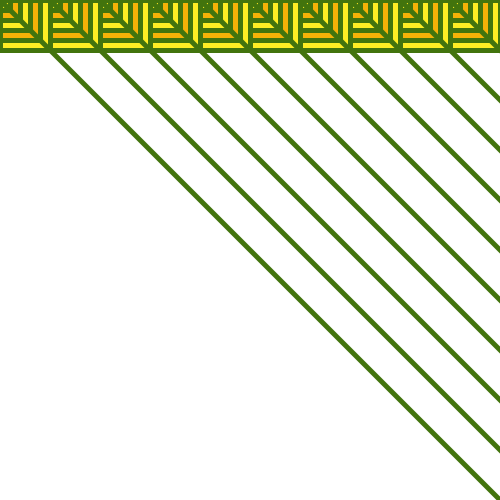
Frame 1 (no input)
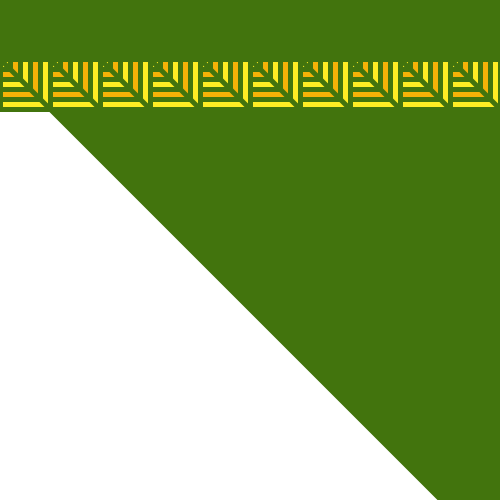
Frame 60 (the mouse pressed at the canvas centre just before this capture)
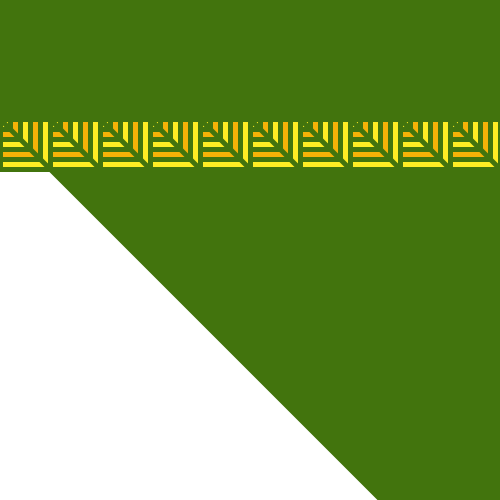
Frame 120 (the mouse held since frame 60 and released just before this capture)

The Processing sketch that drew these frames (run headless with seeded random() and noise(); from frame 60 on, the mouse is pressed at the canvas centre):

// Processing sketch: processing_27549
// ── processing_27549.pde

int x=0;
int y=0;
int z=50;
int a=100;

void setup(){
  size (500,500);
  background (255);
  
  }
  void draw(){
   
  for (int i=0; i<10; i++){
    fill(255,237,36);
    stroke(66,116,13);
    strokeWeight (5);
    rect(x,y,50,50);
    fill(245,178,7);
    rect(x,y,40,40);
    fill(255,237,36);
    rect(x,y,30,30);
    fill(245,178,7);
    rect(x,y,20,20);
     fill(255,237,36);
    rect(x,y,10,10);
    line(x,y,x+500,y+500);
    x=x+50;
    y=y;
   
   if (x>499){
   
   y=y+1;
   x=0;}
       
}


  }


  
